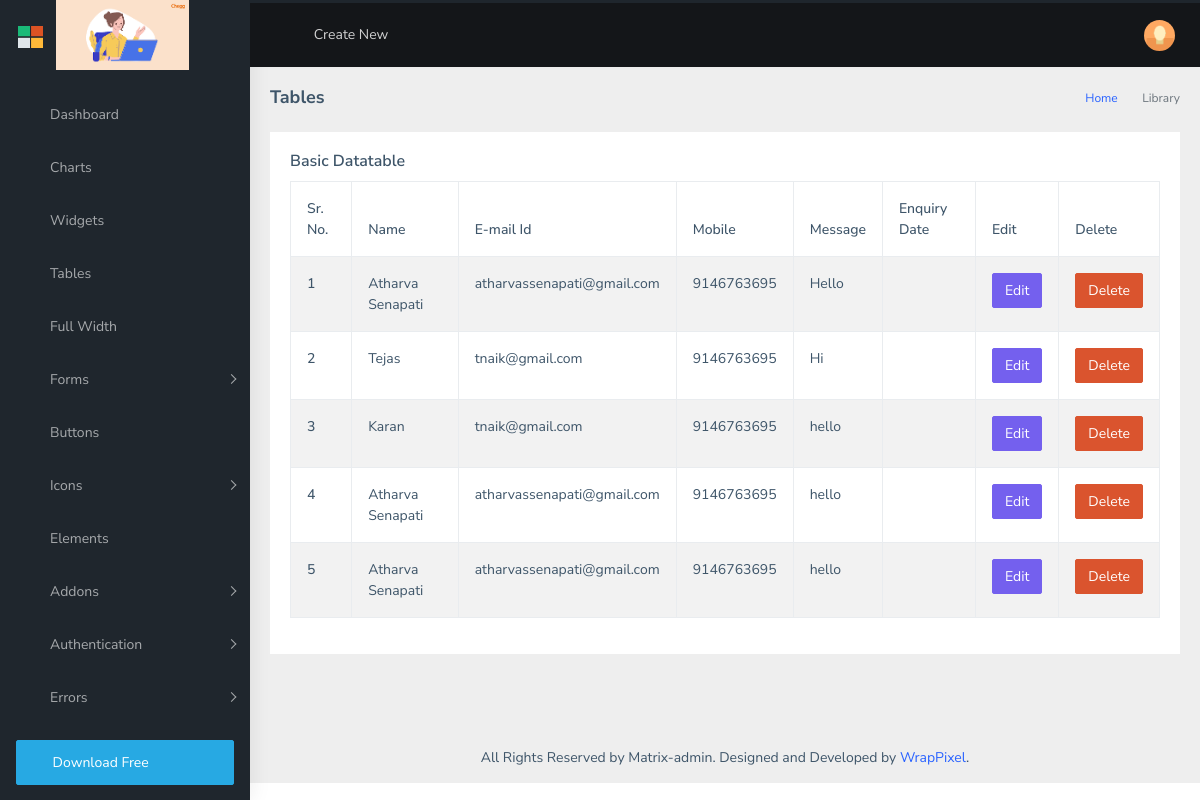
The app's page /enquiry-details/ (signed in) with its own data.
### application/models.py (models this page shows, shortened)
class enquiry_table(models.Model):
    name = models.CharField(max_length=255)
    email = models.EmailField(max_length=255)
    phone = models.CharField(max_length=10)
    message = models.TextField()

### application/views.py (the view)
# urls.py: path('enquiry-details/', views.enquiry_details, name='enquiry_details'),
@login_required(login_url='login')
def enquiry_details(request):
    data = enquiry_table.objects.all()
    records = { 'abc':data }
    return render(request, 'dashboard/tables.html', records)

### templates/dashboard/tables.html (shortened to what this page needs)
{% load static %}
<!DOCTYPE html>
<html dir="ltr" lang="en">
  <head>
    <link
      rel="stylesheet"
      type="text/css"
      href="{% static 'dashboard/assets/extra-libs/multicheck/multicheck.css' %}"
    />
    <link
      href="{% static 'dashboard/assets/libs/datatables.net-bs4/css/dataTables.bootstrap4.css' %}"
      rel="stylesheet"
    />
    <link href="{% static 'dashboard/dist/css/style.min.css' %}" rel="stylesheet" />
  </head>
  <body>
    <div
      id="main-wrapper"
      data-layout="vertical"
      data-navbarbg="skin5"
      data-sidebartype="full"
      data-sidebar-position="absolute"
      data-header-position="absolute"
      data-boxed-layout="full"
    >
      <header class="topbar" data-navbarbg="skin5">
        <nav class="navbar top-navbar navbar-expand-md navbar-dark">
          <div class="navbar-header" data-logobg="skin5">
            <a class="navbar-brand" href="index.html">
              <b class="logo-icon ps-2">
                <img
                  src="{% static 'dashboard/assets/images/logo-icon.png' %}"
                  alt="homepage"
                  class="light-logo"
                  width="25"
                />
              </b>
              <span class="logo-text ms-2">
                <img
                  src="{% static 'dashboard/assets/images/house-wife-logo.png' %}"
                  style="height:70px;width:100%;""
                  alt="homepage"
                  class="light-logo"
                />
              </span>
            </a>
          </div>
          <div
            class="navbar-collapse collapse"
            id="navbarSupportedContent"
            data-navbarbg="skin5"
          >
            <ul class="navbar-nav float-start me-auto">
              <li class="nav-item d-none d-lg-block">
                <a
                  class="nav-link sidebartoggler waves-effect waves-light"
                  href="javascript:void(0)"
                  data-sidebartype="mini-sidebar"
                  ><i class="mdi mdi-menu font-24"></i
                ></a>
              </li>
              <li class="nav-item dropdown">
                <a
                  class="nav-link dropdown-toggle"
                  href="#"
                  id="navbarDropdown"
                  role="button"
                  data-bs-toggle="dropdown"
                  aria-expanded="false"
                >
                  <span class="d-none d-md-block"
                    >Create New <i class="fa fa-angle-down"></i
                  ></span>
                </a>
              </li>
              <li class="nav-item search-box">
                <a
                  class="nav-link waves-effect waves-dark"
                  href="javascript:void(0)"
                  ><i class="mdi mdi-magnify fs-4"></i
                ></a>
              </li>
            </ul>
            <ul class="navbar-nav float-end">
              <li class="nav-item dropdown">
                <a
                  class="nav-link dropdown-toggle"
                  href="#"
                  id="navbarDropdown"
                  role="button"
                  data-bs-toggle="dropdown"
                  aria-expanded="false"
                >
                  <i class="mdi mdi-bell font-24"></i>
                </a>
              </li>
              <li class="nav-item dropdown">
                <a
                  class="nav-link dropdown-toggle waves-effect waves-dark"
                  href="#"
                  id="2"
                  role="button"
                  data-bs-toggle="dropdown"
                  aria-expanded="false"
                >
                  <i class="font-24 mdi mdi-comment-processing"></i>
                </a>
              </li>
              <li class="nav-item dropdown">
                <a
                  class="
                    nav-link
                    dropdown-toggle
                    text-muted
                    waves-effect waves-dark
                    pro-pic
                  "
                  href="#"
                  id="navbarDropdown"
                  role="button"
                  data-bs-toggle="dropdown"
                  aria-expanded="false"
                >
                  <img
                    src="../assets/images/users/1.jpg"
                    alt="user"
                    class="rounded-circle"
                    width="31"
                  />
                </a>
              </li>
            </ul>
          </div>
        </nav>
      </header>
      <aside class="left-sidebar" data-sidebarbg="skin5">
        <div class="scroll-sidebar">
          <nav class="sidebar-nav">
            <ul id="sidebarnav" class="pt-4">
              <li class="sidebar-item">
                <a
                  class="sidebar-link waves-effect waves-dark sidebar-link"
                  href="{% url 'dashboarddemo' %}"
                  aria-expanded="false"
                  ><i class="mdi mdi-view-dashboard"></i
                  ><span class="hide-menu">Dashboard</span></a
                >
              </li>
              <li class="sidebar-item">
                <a
                  class="sidebar-link waves-effect waves-dark sidebar-link"
                  href="charts.html"
                  aria-expanded="false"
                  ><i class="mdi mdi-chart-bar"></i
                  ><span class="hide-menu">Charts</span></a
                >
              </li>
              <li class="sidebar-item">
                <a
                  class="sidebar-link waves-effect waves-dark sidebar-link"
                  href="widgets.html"
                  aria-expanded="false"
                  ><i class="mdi mdi-chart-bubble"></i
                  ><span class="hide-menu">Widgets</span></a
                >
              </li>
              <li class="sidebar-item">
                <a
                  class="sidebar-link waves-effect waves-dark sidebar-link"
                  href="tables.html"
                  aria-expanded="false"
                  ><i class="mdi mdi-border-inside"></i
                  ><span class="hide-menu">Tables</span></a
                >
              </li>
              <li class="sidebar-item">
                <a
                  class="sidebar-link waves-effect waves-dark sidebar-link"
                  href="grid.html"
                  aria-expanded="false"
                  ><i class="mdi mdi-blur-linear"></i
                  ><span class="hide-menu">Full Width</span></a
                >
              </li>
              <li class="sidebar-item">
                <a
                  class="sidebar-link has-arrow waves-effect waves-dark"
                  href="javascript:void(0)"
                  aria-expanded="false"
                  ><i class="mdi mdi-receipt"></i
                  ><span class="hide-menu">Forms </span></a
                >
              </li>
              <li class="sidebar-item">
                <a
                  class="sidebar-link waves-effect waves-dark sidebar-link"
                  href="pages-buttons.html"
                  aria-expanded="false"
                  ><i class="mdi mdi-relative-scale"></i
                  ><span class="hide-menu">Buttons</span></a
                >
              </li>
              <li class="sidebar-item">
                <a
                  class="sidebar-link has-arrow waves-effect waves-dark"
                  href="javascript:void(0)"
                  aria-expanded="false"
                  ><i class="mdi mdi-face"></i
                  ><span class="hide-menu">Icons </span></a
                >
              </li>
              <li class="sidebar-item">
                <a
                  class="sidebar-link waves-effect waves-dark sidebar-link"
                  href="pages-elements.html"
                  aria-expanded="false"
                  ><i class="mdi mdi-pencil"></i
                  ><span class="hide-menu">Elements</span></a
                >
              </li>
              <li class="sidebar-item">
                <a
                  class="sidebar-link has-arrow waves-effect waves-dark"
                  href="javascript:void(0)"
                  aria-expanded="false"
                  ><i class="mdi mdi-move-resize-variant"></i
                  ><span class="hide-menu">Addons </span></a
                >
              </li>
              <li class="sidebar-item">
                <a
                  class="sidebar-link has-arrow waves-effect waves-dark"
                  href="javascript:void(0)"
                  aria-expanded="false"
                  ><i class="mdi mdi-account-key"></i
                  ><span class="hide-menu">Authentication </span></a
                >
              </li>
              <li class="sidebar-item">
                <a
                  class="sidebar-link has-arrow waves-effect waves-dark"
                  href="javascript:void(0)"
                  aria-expanded="false"
                  ><i class="mdi mdi-alert"></i
                  ><span class="hide-menu">Errors </span></a
                >
              </li>
              <li class="sidebar-item p-3">
                <a
                  href="https://github.com/wrappixel/matrix-admin-bt5"
                  target="_blank"
                  class="
                    w-100
                    btn btn-cyan
                    d-flex
                    align-items-center
                    text-white
                  "
                  ><i class="mdi mdi-cloud-download font-20 me-2"></i>Download
                  Free</a
                >
              </li>
            </ul>
          </nav>
        </div>
      </aside>
      <div class="page-wrapper">
        <div class="page-breadcrumb">
          <div class="row">
            <div class="col-12 d-flex no-block align-items-center">
              <h4 class="page-title">Tables</h4>
              <div class="ms-auto text-end">
                <nav aria-label="breadcrumb">
                  <ol class="breadcrumb">
                    <li class="breadcrumb-item"><a href="#">Home</a></li>
                    <li class="breadcrumb-item active" aria-current="page">
                      Library
                    </li>
                  </ol>
                </nav>
              </div>
            </div>
          </div>
        </div>
        <div class="container-fluid">
          <div class="row">
            <div class="col-12">
              <div class="card">
                <div class="card-body">
                  <h5 class="card-title">Basic Datatable</h5>
                  <div class="table-responsive">
                    <table
                      id="zero_config"
                      class="table table-striped table-bordered"
                    >
                      <thead>
                        <tr>
                          <th>Sr. No.</th>
                          <th>Name</th>
                          <th>E-mail Id</th>
                          <th>Mobile</th>
                          <th>Message</th>
                          <th>Enquiry Date</th>
                          <th>Edit</th>
                          <th>Delete</th>
                        </tr>
                      </thead>
                      <tbody>
                        {% for x in abc %}
                        <tr>
                        <th scope="row">{{ forloop.counter }}</th>
                        <td>{{ x.name }} </td>
                        <td>{{ x.email }}</td>
                        <td>{{ x.phone }}</td>
                        <td>{{ x.message }}</td>
                        <td>{{ x.date_field|date:"d-M-Y" }}</td>
                        <td> <a href="{% url 'edit_record' x.id %}"> <button type="button" class="btn btn-primary">Edit</button> </a>
                        </td>
                        <td>
                          <form action="{% url 'delete_record' x.id %}" method="POST" onsubmit="return confirm('Are you sure, you want to delete record..')" >
                          <input type="submit" value="Delete" class="btn btn-danger" >
                          </form>
                        </td>
                        </tr>
                      {% endfor %}
                      </tbody>
                    </table>
                  </div>
                </div>
              </div>
            </div>
          </div>
        </div>
        <footer class="footer text-center">
          All Rights Reserved by Matrix-admin. Designed and Developed by
          <a href="https://www.wrappixel.com">WrapPixel</a>.
        </footer>
      </div>
    </div>
  </body>
</html>

### records on screen
enquiry_table: name "Atharva Senapati", email "atharvassenapati@gmail.com", phone "9146763695", message "Hello"
enquiry_table: name "Tejas", email "tnaik@gmail.com", phone "9146763695", message "Hi"
enquiry_table: name "Karan", email "tnaik@gmail.com", phone "9146763695", message "hello"
enquiry_table: name "Atharva Senapati", email "atharvassenapati@gmail.com", phone "9146763695", message "hello"
enquiry_table: name "Atharva Senapati", email "atharvassenapati@gmail.com", phone "9146763695", message "hello"
